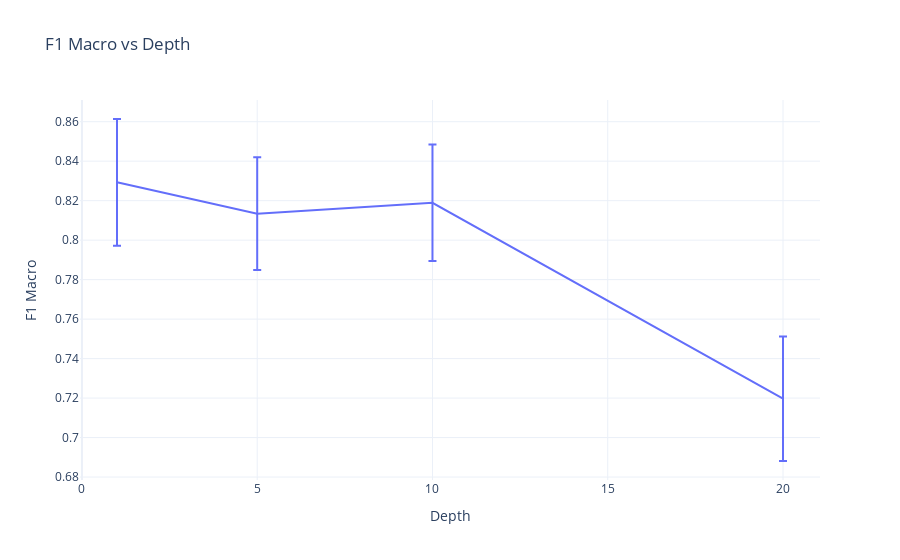

The notebook cell saved with this chart:
### Code cell
# looking at the scoring metrics of the model
accuracy = model.cv_results_['mean_test_accuracy']
recall = model.cv_results_['mean_test_recall_macro']
bal_acc = model.cv_results_['mean_test_balanced_accuracy']
f1 = model.cv_results_['mean_test_f1_macro']

SDaccuracy = model.cv_results_['std_test_accuracy']
SDrecall = model.cv_results_['std_test_recall_macro']
SDbal_acc = model.cv_results_['std_test_balanced_accuracy']
SDf1 = model.cv_results_['std_test_f1_macro']

depth = np.unique(model.cv_results_['param_max_depth']).data

final_model = pd.DataFrame(list(zip(depth, accuracy, recall, bal_acc, f1, SDaccuracy, SDrecall, SDbal_acc, SDf1)),
               columns=['depth', 'accuracy', 'recall', 'bal_acc', 'f1', 'accuracySD', 'recallSD', 'bal_accSD', 'f1SD'])

print(final_model)

#plotting an interactive plotly express graph
fig = px.line(
    final_model,
    x='depth',
    y='f1',
    #setting error bars to deviation of f1SD
    error_y='f1SD',
    title='F1 Macro vs Depth',
    labels={'depth': 'Depth', 'f1': 'F1 Macro'},
    template='plotly_white'
)
fig.show()

### Figure 1 — Plotly figure (JSON) as saved in the notebook; plotly's stock layout.template omitted (floating-point values rounded to 4 significant figures)
{"data": [{"error_y": {"array": [0.03209, 0.02855, 0.02948, 0.03155]}, "hovertemplate": "Depth=%{x}<br>F1 Macro=%{y}<extra></extra>", "legendgroup": "", "line": {"color": "#636efa", "dash": "solid"}, "marker": {"symbol": "circle"}, "mode": "lines", "name": "", "orientation": "v", "showlegend": false, "type": "scatter", "x": [1, 5, 10, 20], "xaxis": "x", "y": [0.8293, 0.8134, 0.8189, 0.7197], "yaxis": "y"}], "layout": {"legend": {"tracegroupgap": 0}, "title": {"text": "F1 Macro vs Depth"}, "xaxis": {"anchor": "y", "domain": [0, 1], "title": {"text": "Depth"}}, "yaxis": {"anchor": "x", "domain": [0, 1], "title": {"text": "F1 Macro"}}}}
